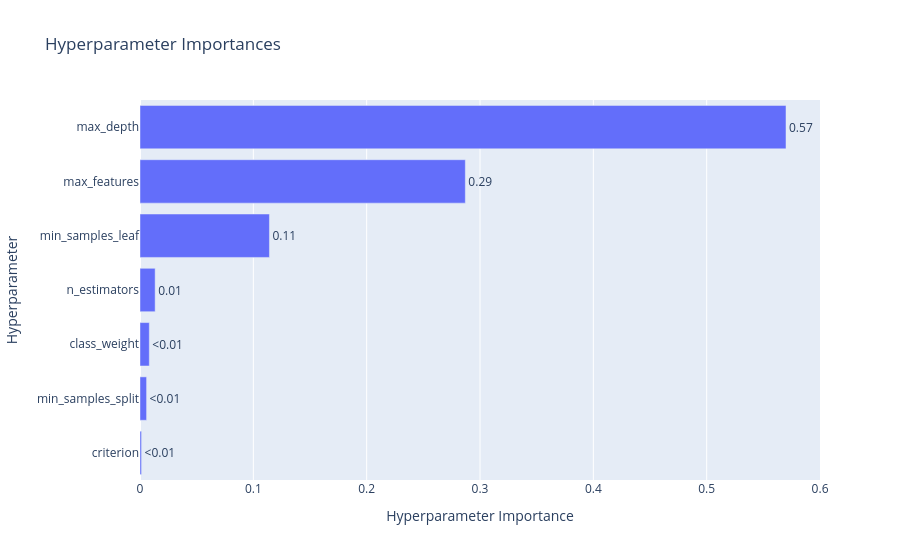

Notebook code cell kept with this figure:
### Markdown cell above
Model 1b:

### Code cell
if __name__ == "__main__":
    start_time = datetime.now()
    
    # set data
    model_id = "model_1b"
    model_category = "rf"
    
    # load data
    X_data = pd.read_csv(f"data/X_train_{model_id}.csv", keep_default_na=False)
    y_data = pd.read_csv(f"data/y_train_{model_id}.csv", keep_default_na=False).values.ravel()

    # run 50 trails
    study = optuna.create_study(direction="maximize", study_name=f"{model_id}_tuning", sampler=optuna.samplers.TPESampler(seed=2013))
    study.optimize(lambda trial: objective_a(trial, X_data, y_data), n_trials=50, n_jobs=-1)
    # save as fig
    fig = optuna.visualization.plot_param_importances(study)
    fig.show()
    save_path = f"figures/{model_id}_{model_category}_param_importance.png"
    fig.write_image(save_path)
    print(f"Time: {datetime.now() - start_time}")

### Figure 1 — Plotly figure (JSON) as saved in the notebook; plotly's stock layout.template omitted (floating-point values rounded to 4 significant figures)
{"data": [{"cliponaxis": false, "hovertemplate": ["criterion (CategoricalDistribution): 0.0013683152011279387<extra></extra>", "min_samples_split (IntDistribution): 0.005812598965652504<extra></extra>", "class_weight (CategoricalDistribution): 0.008226705139244516<extra></extra>", "n_estimators (IntDistribution): 0.013366169410522608<extra></extra>", "min_samples_leaf (IntDistribution): 0.11421009657729836<extra></extra>", "max_features (CategoricalDistribution): 0.28704255003036483<extra></extra>", "max_depth (IntDistribution): 0.5699735646757895<extra></extra>"], "name": "Objective Value", "orientation": "h", "text": ["<0.01", "<0.01", "<0.01", "0.01", "0.11", "0.29", "0.57"], "textposition": "outside", "type": "bar", "x": [0.001368, 0.005813, 0.008227, 0.01337, 0.1142, 0.287, 0.57], "y": ["criterion", "min_samples_split", "class_weight", "n_estimators", "min_samples_leaf", "max_features", "max_depth"]}], "layout": {"title": {"text": "Hyperparameter Importances"}, "xaxis": {"title": {"text": "Hyperparameter Importance"}}, "yaxis": {"title": {"text": "Hyperparameter"}}}}
